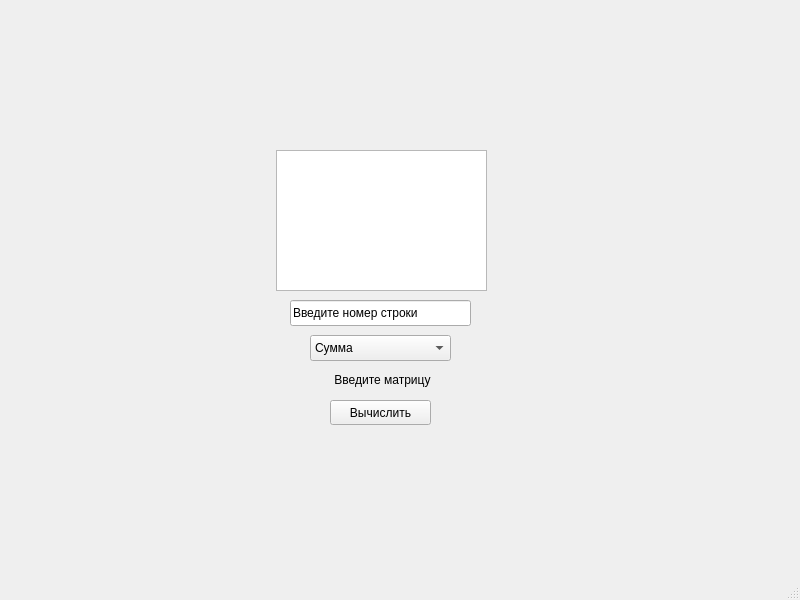
<?xml version="1.0" encoding="UTF-8"?>
<ui version="4.0">
 <class>MainWindow</class>
 <widget class="QMainWindow" name="MainWindow">
  <property name="geometry">
   <rect>
    <x>0</x>
    <y>0</y>
    <width>800</width>
    <height>600</height>
   </rect>
  </property>
  <property name="windowTitle">
   <string>MainWindow</string>
  </property>
  <widget class="QWidget" name="centralwidget">
   <widget class="QPushButton" name="pushButton">
    <property name="geometry">
     <rect>
      <x>330</x>
      <y>400</y>
      <width>101</width>
      <height>25</height>
     </rect>
    </property>
    <property name="text">
     <string>Вычислить</string>
    </property>
   </widget>
   <widget class="QLabel" name="label">
    <property name="geometry">
     <rect>
      <x>257</x>
      <y>370</y>
      <width>251</width>
      <height>20</height>
     </rect>
    </property>
    <property name="text">
     <string>Введите матрицу</string>
    </property>
    <property name="alignment">
     <set>Qt::AlignmentFlag::AlignCenter</set>
    </property>
   </widget>
   <widget class="QTextEdit" name="textEdit">
    <property name="geometry">
     <rect>
      <x>276</x>
      <y>150</y>
      <width>211</width>
      <height>141</height>
     </rect>
    </property>
   </widget>
   <widget class="QComboBox" name="comboBox">
    <property name="geometry">
     <rect>
      <x>310</x>
      <y>335</y>
      <width>141</width>
      <height>26</height>
     </rect>
    </property>
    <item>
     <property name="text">
      <string>Сумма</string>
     </property>
    </item>
    <item>
     <property name="text">
      <string>Произведение</string>
     </property>
    </item>
   </widget>
   <widget class="QLineEdit" name="lineEdit">
    <property name="geometry">
     <rect>
      <x>290</x>
      <y>300</y>
      <width>181</width>
      <height>26</height>
     </rect>
    </property>
    <property name="text">
     <string>Введите номер строки</string>
    </property>
   </widget>
  </widget>
  <widget class="QMenuBar" name="menubar">
   <property name="geometry">
    <rect>
     <x>0</x>
     <y>0</y>
     <width>800</width>
     <height>26</height>
    </rect>
   </property>
  </widget>
  <widget class="QStatusBar" name="statusbar"/>
 </widget>
 <resources/>
 <connections/>
</ui>
